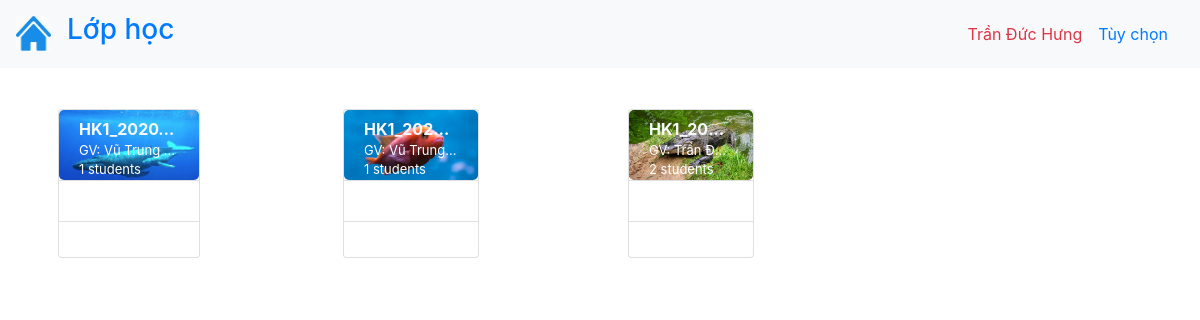
Page /class_manager.php (signed in) on the committed database.
### tables this page shows
CREATE TABLE `class` (
  `classId` varchar(100) NOT NULL,
  `className` text NOT NULL,
  `creatorname` varchar(100) NOT NULL,
  `courseName` varchar(1000) NOT NULL,
  `room` varchar(20) NOT NULL,
  `picture` text NOT NULL
);

### src/class_manager.php (the view, shortened to what this page needs)
<?php
	require_once('database.php');
	$root = "./admin";
?>
<!DOCTYPE html>
<html lang="en">
<head>
  <link rel="stylesheet" href="style.css">
  <link rel="stylesheet" href="https://maxcdn.bootstrapcdn.com/bootstrap/4.5.2/css/bootstrap.min.css">
</head>
</head>
</head>
<body>
	<nav class="navbar navbar-expand-sm bg-light">
	  <a href="index.php" class="navbar-brand"><img src="./image/home_icon.jpg" class="float-left" width="35px" height="35px"></a>
	  <a class="navbar-brand" href="index.php"><h3>Lớp học</h3></a>
	  <div class="navbar-collapse collapse" id="navb" style="">
		<form class="form-inline my-2 my-lg-0 ml-auto">
			<td class="text-right">
              <span class = "text-danger"><?= $_SESSION['name'] ?></span>
            </td>
		  <ul class="nav">
			<li class="nav-item dropdown">
			  <a class="nav-link dropdown-toggler" href="#" data-toggle="dropdown">Tùy chọn</a>
			</li>
		  </ul>
		</form>
	  </div>
	</nav>
<div class="container mt-4">
    <div class="row">
		<?php
			$conn = open_database();
			$sql = "select * from class";
			$result = $conn->query($sql);
			$arry = array();
			$i = 0;
			if($_SESSION['type']==0){
				if ($result->num_rows > 0) {
				  while($row = $result->fetch_assoc()) {
						$classId = $row['classId'];
						$pathpicture = $root."/".$row['picture'];
						$arry[$i] = $i+1;
						$amnt = $arry[$i];
						$i++;
						$count = 0;
						$sql = "select * from user";
						$result1 = $conn->query($sql);
						if ($result1->num_rows > 0) {
							while($data = $result1->fetch_assoc()){
								$arr = explode(",",$data['class']);
								$x = 0;
							  while($x<count($arr)) {
								if($classId === $arr[$x]){
									$count++;
								}
								$x++;
							  }
						  }
						}
		?>
			<div class="col-xl-3 col-lg-3 col-md-4 col-sm-6 col-12">
			<form method="post" action="">
				<button class="btn" name ="card" value = "<?= $amnt ?>">
				<div class="card" >
					<img class="card-img-top" src="<?= $pathpicture ?>" height="70px">
					<div class="card-img-overlay">
						<span class="card-text1"><a class = "text-light"><?= $row["className"] ?></a></span>
						<span class="card-text2" >GV: <?= $row["creatorname"] ?></span>
						<span class="card-text3" ><?= $count ?> students</span>
					</div>
					<div class="card-body1" ></div>
					<div class="card-body2" ></div>
				</div>
				</button>
			</form>
			</div>
		<?php
				}
			}
		}
		?>
	</div>
</div>
</body>
</html>

### src/style.css (style rules this page uses)
.card img { border-radius:5px; }
.card { width: 100%; display: block; padding-bottom: 15px; color: white; background-clip: padding-box; overflow: hidden; position: relative; text-align: left; margin-top: 10px; transition: 0.3s; }
.card-img-overlay { padding-top: 5px; }
.card-img-overlay .card-text1 { font-weight: bold; overflow: hidden; white-space: nowrap; text-overflow: ellipsis; display: block; font-size: 16px; margin-top:-13px; }
.card .card-img-overlay .card-text2 { display: block; overflow: hidden; white-space: nowrap; text-overflow: ellipsis; font-size: 13px; }
.card .card-img-overlay .card-text3 { text-overflow: ellipsis; overflow: hidden; white-space: nowrap; display: block; font-size: 13px; margin-bottom: 30px; }
.card .card-body1 { padding-top: 40px; border-top: .0625rem solid #e0e0e0; line-height: 0; }
.card .card-body2 { border-top: .0625rem solid #e0e0e0; line-height: 0; padding: 10px; }

### rows in the picture
class: picture (picture), className "HK1_2020…", creatorname "Vũ Trung…", count "1"
class: $amnt 2 (drawn), picture (picture), className "HK1_202…", creatorname "Vũ Trung…", count "1"
class: $amnt 3 (drawn), picture (picture), className "HK1_20…", creatorname "Trần Đ…", count "2"

### other values in the picture
$_SESSION['name'] "Trần Đức Hưng"
